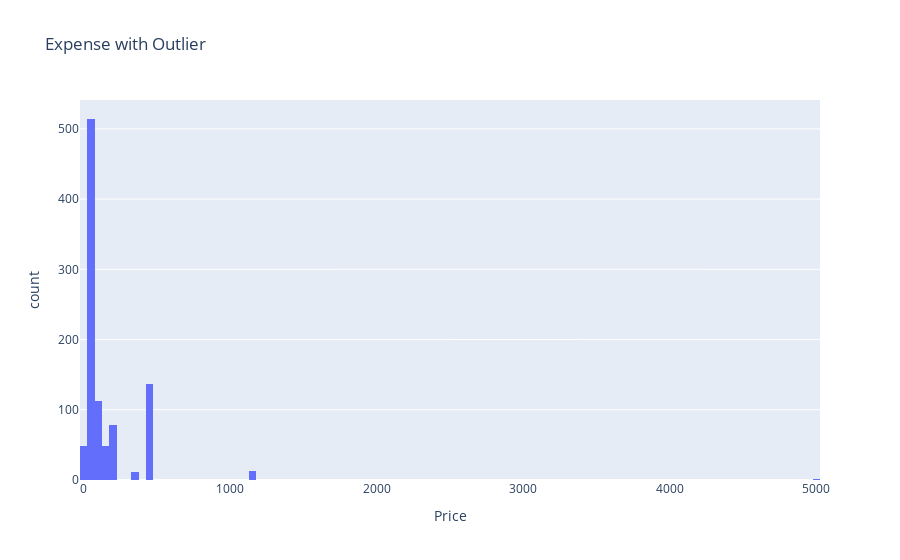
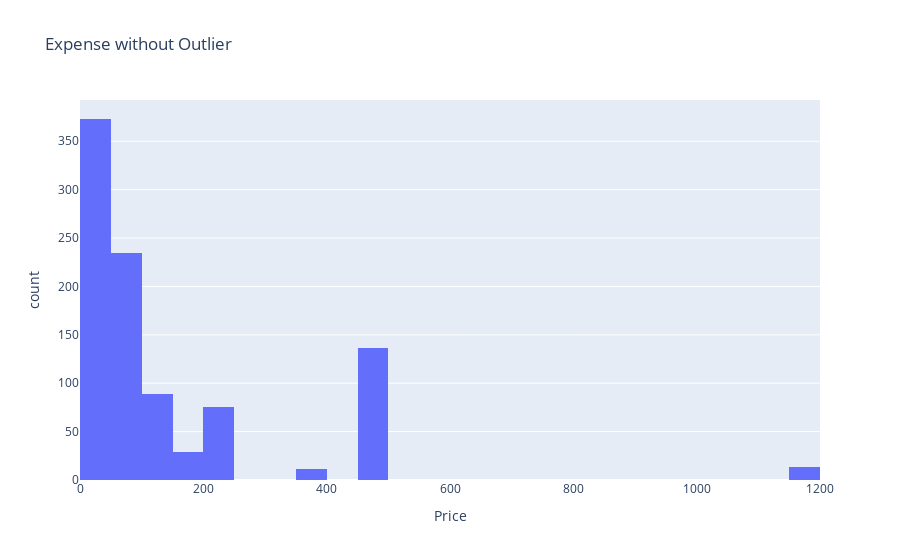

The notebook cell these images were saved under, in order:
### Markdown cell above
# How Expensive are the Launches? 

Create a histogram and visualise the distribution. The price column is given in USD millions (careful of missing values).

### Code cell
sns.set_theme()
outlier_fig = px.histogram(df_price, 'Price', title='Expense with Outlier')
outlier_fig.show()
# without that outlier
clear_fig = px.histogram(df_price[df_price['Price'] < 2000], 'Price', title='Expense without Outlier')
clear_fig.show()

### Figure 1 — Plotly figure (JSON) as saved in the notebook; plotly's stock layout.template omitted (floating-point values rounded to 4 significant figures; data arrays with more than 128 entries replaced by an {"elided": "..."} marker saying what was removed)
{"data": [{"alignmentgroup": "True", "bingroup": "x", "hovertemplate": "Price=%{x}<br>count=%{y}<extra></extra>", "legendgroup": "", "marker": {"color": "#636efa", "pattern": {"shape": ""}}, "name": "", "offsetgroup": "", "orientation": "v", "showlegend": false, "type": "histogram", "x": {"elided": "963 float values"}, "xaxis": "x", "yaxis": "y"}], "layout": {"barmode": "relative", "legend": {"tracegroupgap": 0}, "title": {"text": "Expense with Outlier"}, "xaxis": {"anchor": "y", "domain": [0, 1], "title": {"text": "Price"}}, "yaxis": {"anchor": "x", "domain": [0, 1], "title": {"text": "count"}}}}

### Figure 2 — Plotly figure (JSON) as saved in the notebook; plotly's stock layout.template omitted (floating-point values rounded to 4 significant figures; data arrays with more than 128 entries replaced by an {"elided": "..."} marker saying what was removed)
{"data": [{"alignmentgroup": "True", "bingroup": "x", "hovertemplate": "Price=%{x}<br>count=%{y}<extra></extra>", "legendgroup": "", "marker": {"color": "#636efa", "pattern": {"shape": ""}}, "name": "", "offsetgroup": "", "orientation": "v", "showlegend": false, "type": "histogram", "x": {"elided": "961 float values"}, "xaxis": "x", "yaxis": "y"}], "layout": {"barmode": "relative", "legend": {"tracegroupgap": 0}, "title": {"text": "Expense without Outlier"}, "xaxis": {"anchor": "y", "domain": [0, 1], "title": {"text": "Price"}}, "yaxis": {"anchor": "x", "domain": [0, 1], "title": {"text": "count"}}}}
